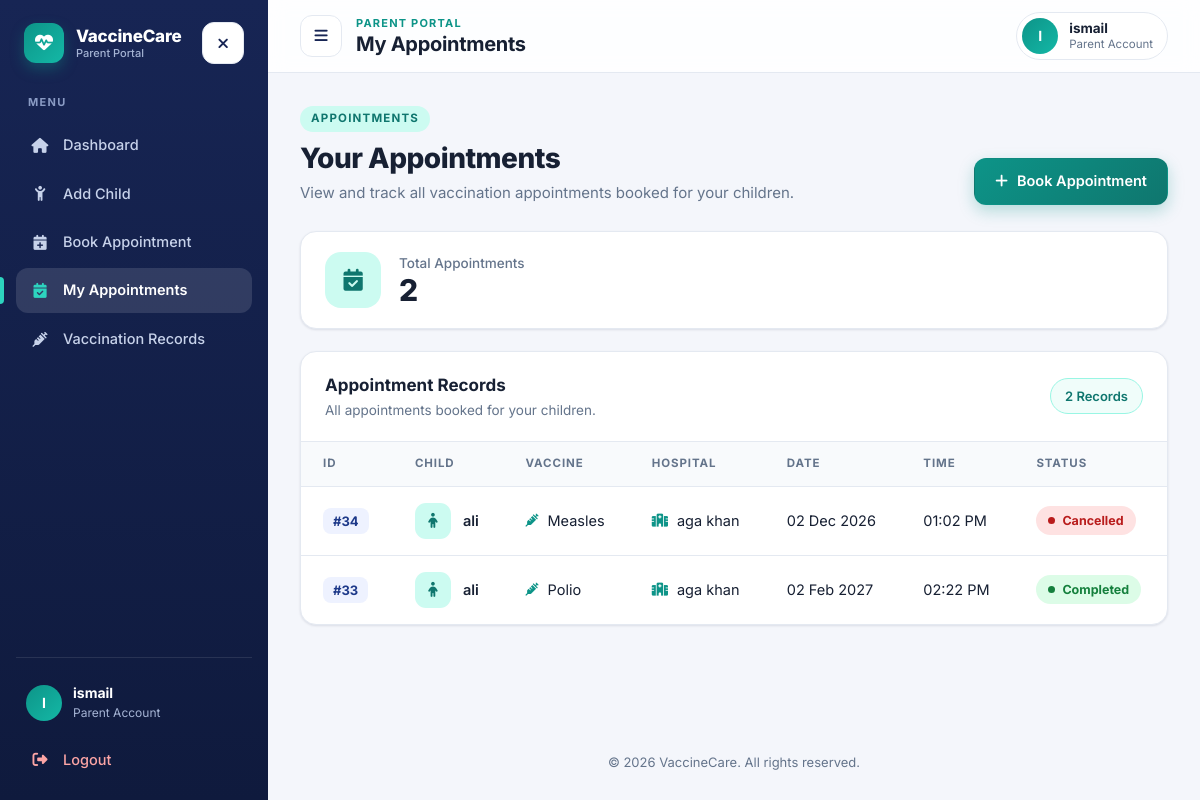
Screenshot of /parent/my_appointments.php (signed in) with the database file from the repository.
### tables this page shows
CREATE TABLE `appointments` (
  `appointment_id` int(11) NOT NULL,
  `child_id` int(11) NOT NULL,
  `hospital_id` int(11) NOT NULL,
  `vaccine_id` int(11) NOT NULL,
  `appointment_date` date NOT NULL,
  `appointment_time` time NOT NULL,
  `appointment_status` varchar(30) NOT NULL DEFAULT 'Pending'
);

CREATE TABLE `child` (
  `child_id` int(11) NOT NULL,
  `child_name` varchar(50) NOT NULL,
  `date_of_birth` date NOT NULL,
  `parent_id` int(11) NOT NULL,
  `is_active` tinyint(1) NOT NULL DEFAULT 1
);

CREATE TABLE `vaccines` (
  `vaccine_id` int(11) NOT NULL,
  `vaccine_name` varchar(150) NOT NULL
);

CREATE TABLE `hospital` (
  `hospital_id` int(11) NOT NULL,
  `hospital_name` varchar(100) NOT NULL,
  `hospital_address` text NOT NULL,
  `hospital_email` varchar(100) NOT NULL,
  `hospital_phone` varchar(50) NOT NULL,
  `password` varchar(255) NOT NULL
);

### parent/my_appointments.php (the view, shortened to what this page needs)
<?php
include "../config/db_connection.php";
$showAppointmentsSql = "SELECT
                        appointments.appointment_id,
                        child.child_name,
                        vaccines.vaccine_name,
                        hospital.hospital_name,
                        appointments.appointment_date,
                        appointments.appointment_time,
                        appointments.appointment_status
                        FROM appointments
                        JOIN child
                        ON appointments.child_id = child.child_id
                        JOIN vaccines
                        ON appointments.vaccine_id = vaccines.vaccine_id
                        JOIN hospital
                        ON appointments.hospital_id = hospital.hospital_id
                        WHERE child.parent_id = ?
                        ORDER BY appointments.appointment_id DESC";
$showAppointmentStmt = mysqli_prepare($connect, $showAppointmentsSql);
$showAppointmentStmt->bind_param("i", $_SESSION["parent_id"]);
$showAppointmentStmt->execute();
$result = $showAppointmentStmt->get_result();
$totalAppointments = mysqli_num_rows($result);
function getStatusClass($status) {
    switch (strtolower($status)) {
        case "cancelled":
            return "status-cancelled";
        case "completed":
            return "status-completed";
    }
}
?>
<!DOCTYPE html>
<html lang="en">
<head>
    <link rel="stylesheet" href="https://cdnjs.cloudflare.com/ajax/libs/font-awesome/6.7.2/css/all.min.css">
    <link rel="stylesheet" href="CSS/parent-app.css">
</head>
<body>
<div class="app">
    <?php $activePage = "appointments"; include __DIR__ . "/includes/sidebar.php"; ?>
    <div class="app-main">
        <header class="topbar">
            <div class="topbar-left">
                <button type="button" class="icon-btn menu-btn" data-menu-toggle
                        aria-label="Open menu" aria-controls="sidebar" aria-expanded="false">
                    <i class="fa-solid fa-bars"></i>
                </button>
                <div class="topbar-title">
                    <p>Parent Portal</p>
                    <h2>My Appointments</h2>
                </div>
            </div>
            <div class="profile-chip">
                <span class="avatar"><?php echo htmlspecialchars(strtoupper(substr($_SESSION["parent_name"], 0, 1))); ?></span>
                <span class="profile-text">
                    <strong><?php echo htmlspecialchars($_SESSION["parent_name"]); ?></strong>
                    <small>Parent Account</small>
                </span>
            </div>
        </header>
        <main class="page">
            <div class="page-head">
                <div>
                    <span class="eyebrow">Appointments</span>
                    <h1>Your Appointments</h1>
                    <p>View and track all vaccination appointments booked for your children.</p>
                </div>
                <a href="book_appointment.php" class="btn btn-primary">
                    <i class="fa-solid fa-plus"></i>
                    Book Appointment
                </a>
            </div>
            <div class="card stat">
                <div class="stat-icon">
                    <i class="fa-solid fa-calendar-check"></i>
                </div>
                <div>
                    <p>Total Appointments</p>
                    <h2><?php echo $totalAppointments; ?></h2>
                </div>
            </div>
            <div class="card">
                <div class="card-head">
                    <div>
                        <h3>Appointment Records</h3>
                        <p>All appointments booked for your children.</p>
                    </div>
                    <span class="pill"><?php echo $totalAppointments; ?> Records</span>
                </div>
                <?php if ($totalAppointments > 0) { ?>
                    <div class="table-wrap">
                        <table class="data-table">
                            <thead>
                                <tr>
                                    <th>ID</th>
                                    <th>Child</th>
                                    <th>Vaccine</th>
                                    <th>Hospital</th>
                                    <th>Date</th>
                                    <th>Time</th>
                                    <th>Status</th>
                                </tr>
                            </thead>
                            <tbody>
                                <?php while ($row = mysqli_fetch_assoc($result)) { ?>
                                    <tr>
                                        <td data-label="Appointment">
                                            <span class="id-tag">#<?php echo htmlspecialchars($row["appointment_id"]); ?></span>
                                        </td>
                                        <td data-label="Child">
                                            <div class="cell-person">
                                                <span class="avatar-sm"><i class="fa-solid fa-child"></i></span>
                                                <span><?php echo htmlspecialchars($row["child_name"]); ?></span>
                                            </div>
                                        </td>
                                        <td data-label="Vaccine">
                                            <span class="cell-icon">
                                                <i class="fa-solid fa-syringe"></i>
                                                <?php echo htmlspecialchars($row["vaccine_name"]); ?>
                                            </span>
                                        </td>
                                        <td data-label="Hospital">
                                            <span class="cell-icon">
                                                <i class="fa-solid fa-hospital"></i>
                                                <?php echo htmlspecialchars($row["hospital_name"]); ?>
                                            </span>
                                        </td>
                                        <td data-label="Date">
                                            <?php
                                            $appointmentDateTimestamp = strtotime($row["appointment_date"]);
                                            if ($appointmentDateTimestamp !== false && $row["appointment_date"] !== "0000-00-00") {
                                                echo date("d M Y", $appointmentDateTimestamp);
                                            } else {
                                                echo "Date unavailable";
                                            }
                                            ?>
                                        </td>
                                        <td data-label="Time">
                                            <?php
                                            $appointmentTimeTimestamp = strtotime($row["appointment_time"]);
                                            if ($appointmentTimeTimestamp !== false && !empty($row["appointment_time"])) {
                                                echo date("h:i A", $appointmentTimeTimestamp);
                                            } else {
                                                echo "Time unavailable";
                                            }
                                            ?>
                                        </td>
                                        <td data-label="Status">
                                            <span class="status-badge <?php echo getStatusClass($row["appointment_status"]); ?>">
                                                <span class="status-dot"></span>
                                                <?php echo htmlspecialchars($row["appointment_status"]); ?>
                                            </span>
                                        </td>
                                    </tr>
                                <?php } ?>
                            </tbody>
                        </table>
                    </div>
                <?php } ?>
            </div>
        </main>
        <footer class="app-footer">
            &copy; 2026 VaccineCare. All rights reserved.
        </footer>
    </div>
</div>
</body>
</html>

### rows the page displays
appointments: appointment_id "34", child.child_name "ali", vaccine.vaccine_name "Measles", hospital.hospital_name "aga khan", appointment_date "02 Dec 2026", appointment_time "01:02 PM", appointment_status "Cancelled"
appointments: appointment_id "33", child.child_name "ali", vaccine.vaccine_name "Polio", hospital.hospital_name "aga khan", appointment_date "02 Feb 2027", appointment_time "02:22 PM", appointment_status "Completed"

### other values shown
$item[2] "Dashboard"
$item[2] "Add Child"
$item[2] "Book Appointment"
$item[2] "My Appointments"
$item[2] "Vaccination Records"
$sidebarInitial "I"
$sidebarName "ismail"
substr($_SESSION["parent_name"], 0, 1) "I"
$_SESSION["parent_name"] "ismail"
$totalAppointments "2"
